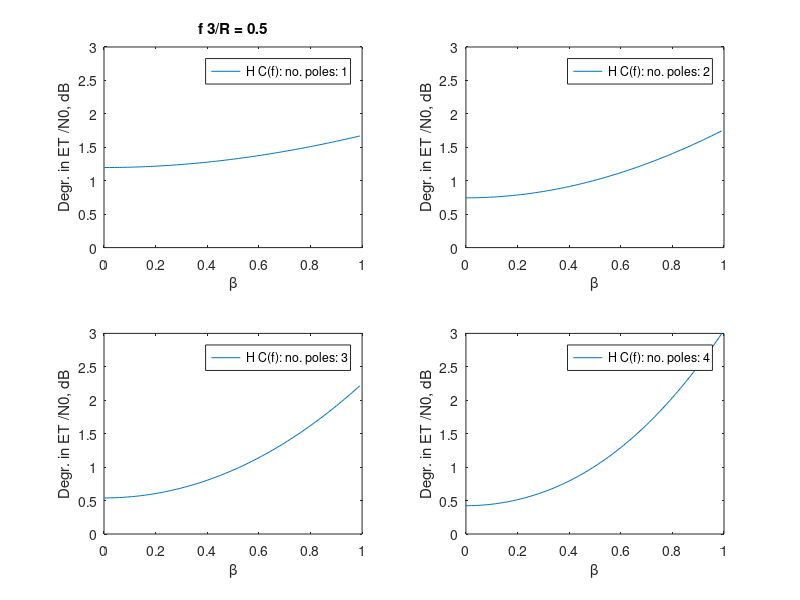

Write MATLAB code to recreate this figure.
% Computation of degradation for raised-cosine signaling
% through a channel modeled as Butterworth
%
clf
T = 1;
f3 = 0.5/T;
for np = 1:4;
beta = 0.001:.01:1;
Lb = length(beta);
for k = 1:Lb
beta0 = beta(k);
f1 = (1-beta0)/(2*T);
f2 = (1+beta0)/(2*T);
fmax = 1/T;
f = 0:.001:fmax;
I1 = find(f>=0 & f<f1);
I2 = find(f>=f1 & f<f2);
I3 = find(f>=f2 & f<=fmax);
Prc = zeros(size(f));
Prc(I1) = T;
Prc(I2) = (T/2)*(1+cos((pi*T/beta0)*(f(I2)-(1-beta0)/(2*T))));
Prc(I3) = 0;
integrand = Prc.*sqrt(1+(f./f3).^(2*np));
F(k) = (2*trapz(f, integrand)).^2;
end
FdB = 10*log10(F);
subplot(2,2,np), plot(beta, FdB), xlabel('\beta'),...
ylabel('Degr. in ET /N0, dB'), ...
legend(['H C(f): no. poles: ', num2str(np)]), axis([0 1 0 3])
if np == 1
title(['f 3/R = ', num2str(f3*T)])
end
end